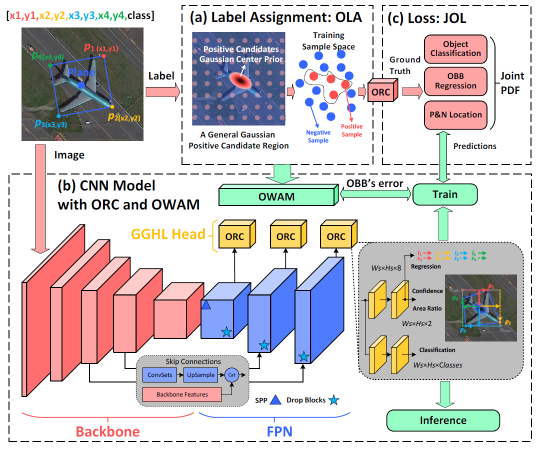
#> input picture GGHL.png, 1073 x 900 px (shown at 1/2 size)
$ python -i augmentations_hbb.py   (imports and definitions only)
#> lines starting #> are read from the running program, lines starting #| are printed output that depends on the picture
#> further down, picture is the input picture: shape (900, 1073, 3); mean B, G, R 202.5, 200.2, 206.6
# coding=utf-8
import cv2
import random
import numpy as np


def augment_hsv(img, hgain=0.5, sgain=0.5, vgain=0.5):
#> called with hgain = 0.5, sgain = 0.5, vgain = 0.5
    r = np.random.uniform(-1, 1, 3) * [hgain, sgain, vgain] + 1  # random gains
    hue, sat, val = cv2.split(cv2.cvtColor(img, cv2.COLOR_BGR2HSV))
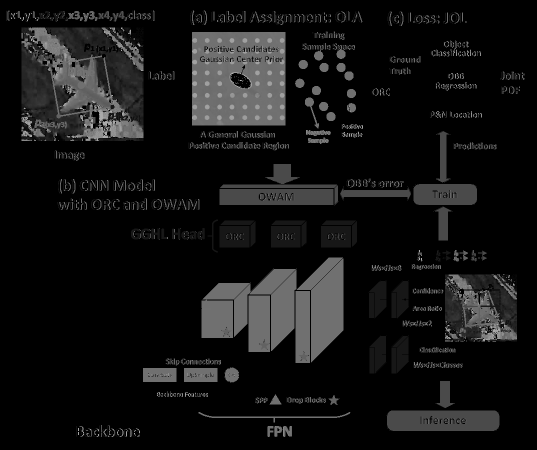
#> hue: shape (900, 1073) (shown at 1/2 size); min 0, max 179, mean 19.4
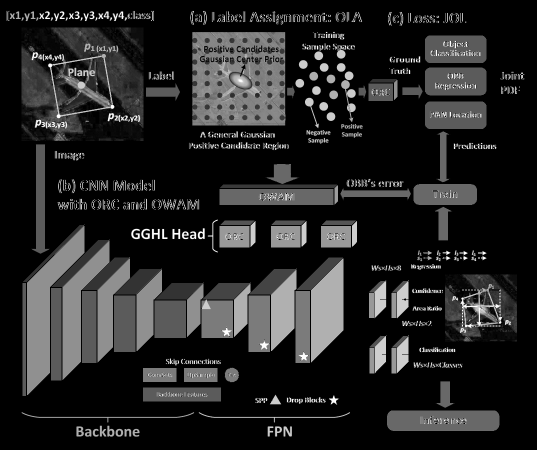
#> sat: shape (900, 1073) (shown at 1/2 size); min 0, max 255, mean 36.7
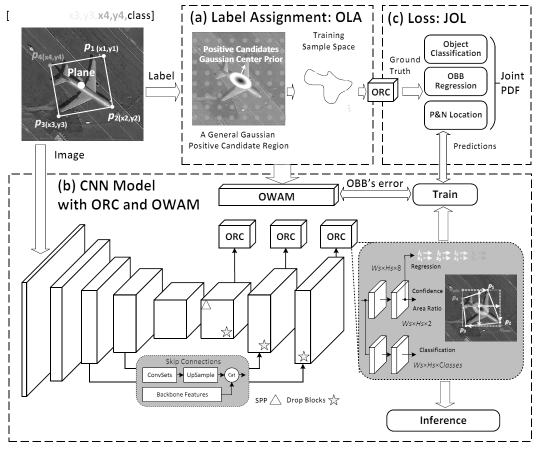
#> val: shape (900, 1073) (shown at 1/2 size); min 0, max 255, mean 220.6
    dtype = img.dtype  # uint8

    x = np.arange(0, 256, dtype=np.int16)
    lut_hue = ((x * r[0]) % 180).astype(dtype)
    lut_sat = np.clip(x * r[1], 0, 255).astype(dtype)
#> lut_sat = 256 values from 0 to 255
    lut_val = np.clip(x * r[2], 0, 255).astype(dtype)
#> lut_val = 256 values from 0 to 255

    img_hsv = cv2.merge((cv2.LUT(hue, lut_hue), cv2.LUT(sat, lut_sat), cv2.LUT(val, lut_val))).astype(dtype)
#> img_hsv: shape (900, 1073, 3); mean H, S, V 19.9, 43.7, 223.7
    cv2.cvtColor(img_hsv, cv2.COLOR_HSV2BGR, dst=img)  # no return needed
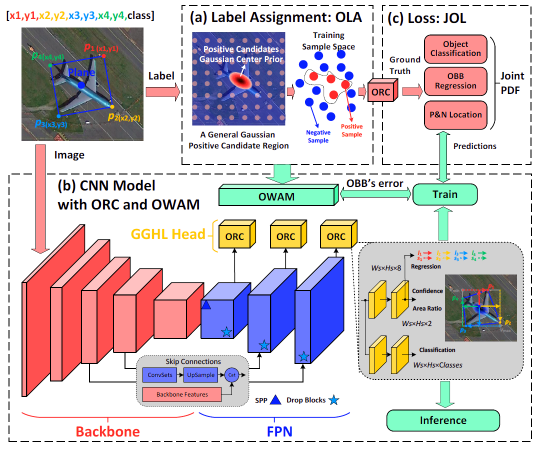
#> img: shape (900, 1073, 3) (shown at 1/2 size); mean B, G, R 201.9, 196.8, 206.3

class HSV(object):
    # [10 lines left out: functions __init__, __call__, not called in this run]

class RandomVerticalFilp(object):
    def __init__(self, p=0.5):
        self.p = p
    # [6 lines left out: function __call__, not called in this run]

class RandomHorizontalFilp(object):
    def __init__(self, p=0.5):
        self.p = p

    # [7 lines left out: function __call__, not called in this run]

class RandomCrop(object):
    def __init__(self, p=0.5):
        self.p = p

    # [20 lines left out: function __call__, not called in this run]


class RandomAffine(object):
    def __init__(self, p=0.5):
        self.p = p

    # [18 lines left out: function __call__, not called in this run]


class Resize(object):

    def __init__(self, target_shape, correct_box=True):
        self.h_target, self.w_target = target_shape
        self.correct_box = correct_box

    # [20 lines left out: function __call__, not called in this run]


class Mixup(object):
    def __init__(self, p=0.5):
        self.p = p

    # [16 lines left out: function __call__, not called in this run]


class LabelSmooth(object):
    def __init__(self, delta=0.01):
        self.delta = delta

    def __call__(self, onehot, num_classes):
        return onehot * (1 - self.delta) + self.delta * 1.0 / num_classes

>>> import cv2
>>> picture = cv2.imread('../GGHL.png')
>>> result = augment_hsv(picture)
